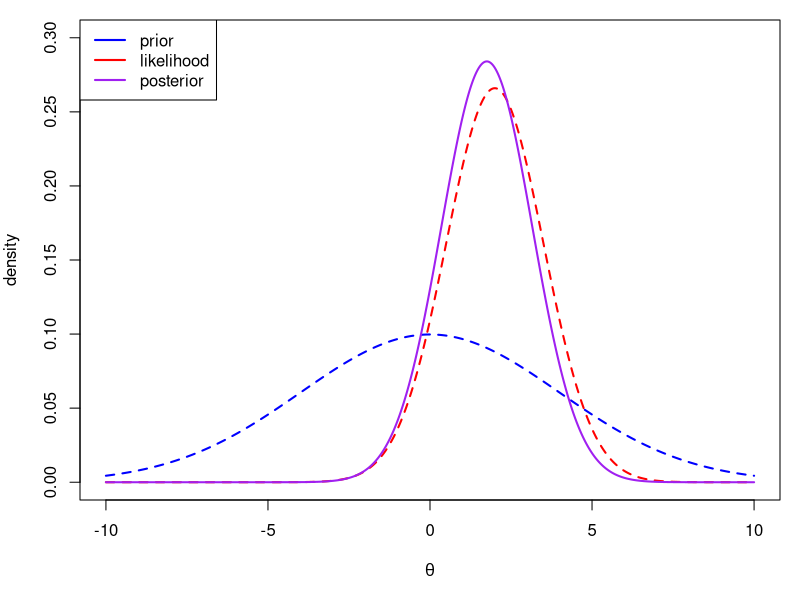

Generate this figure with R: (Note: this script raises an error after producing the figure.)
## ---- chunk 1
knitr::opts_chunk$set(echo = FALSE)
## ---- chunk 2
x=seq(-10,10, by=0.01)
prior=dnorm(x, mean=0, sd=4)
likelihood=dnorm(x, mean=2, sd=1.5)
par(mfrow=c(1,1), mar=c(4,4,1,1), oma=c(1,0,0,0))
plot(x,prior, type="l", col="blue", ylim=c(0,0.3), lwd=2, lty=2, xlab=expression(theta), ylab=("density"))
lines(x,likelihood, col="red", lwd=2, lty=2)
lines(x,prior*likelihood/sum(prior*likelihood)*100, col="purple", lwd=2)
legend("topleft",legend=c("prior", "likelihood", "posterior"), lty=c(1,1,1), lwd=c(2,2,2), col=c("blue","red","purple"))
## ---- chunk 3
knitr::include_graphics("pics/posterior_change_prior.png")
## ---- chunk 4
knitr::include_graphics("pics/posterior_change_n.png")
